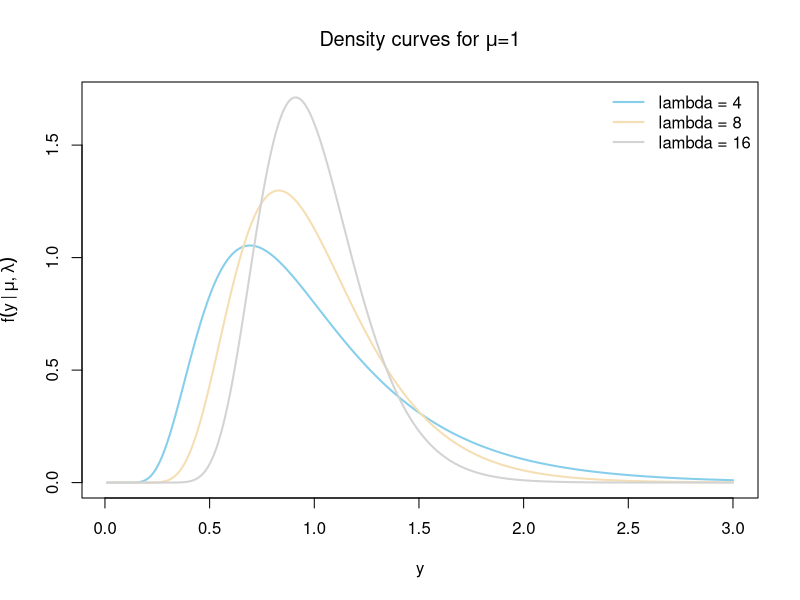

Recreate this plot in R.
## ---- chunk 1
knitr::opts_chunk$set(echo = TRUE)
## ---- chunk 2
# lambda, mu density
f_y <- function(y, mu, lambda) {
  out <- exp(0.5*log(lambda) -
              0.5*log(2*pi*y^3) -
              (lambda/(2*mu^2))*((y - mu)^2)/y )
  out[!(y > 0)] <- 0
  out
}

# inputs
mu <- 1
lambdas <- c(4, 8, 16)

# making datapoints 
# y > 0
y_grid <- seq(0.01, 3, length.out = 1000)

# call function
densities <- lapply(lambdas, function(lam) f_y(y_grid, mu, lam))

# plot
y_max <- max(sapply(densities, max))

# plot
plot(y_grid, densities[[1]], type = "l", col = "skyblue", lwd = 2,
     xlab = "y", ylab = expression(f(y~"|"~mu*","~lambda)),
     main = expression(paste("Density curves for ", mu, "=1")),
     ylim = c(0, y_max))
lines(y_grid, densities[[2]], col = "wheat", lwd = 2)
lines(y_grid, densities[[3]], col = "lightgrey", lwd = 2)

# Legend
legend("topright", legend = paste("lambda =", lambdas),
       col = c("skyblue","wheat","lightgrey"), lwd = 2, bty = "n")
## ---- chunk 3
# Placeholder code
# Example structure (fill in with actual functions later):

# Define parameters
mu <- 1
lambdas <- c(4, 8, 16)

# Example plotting framework
# for (lambda in lambdas) {
#   # Compute IG density (statmod::dinvgauss)
#   # Compute Gamma density (dgamma with matched mean/var)
#   # Overlay plots
# }
